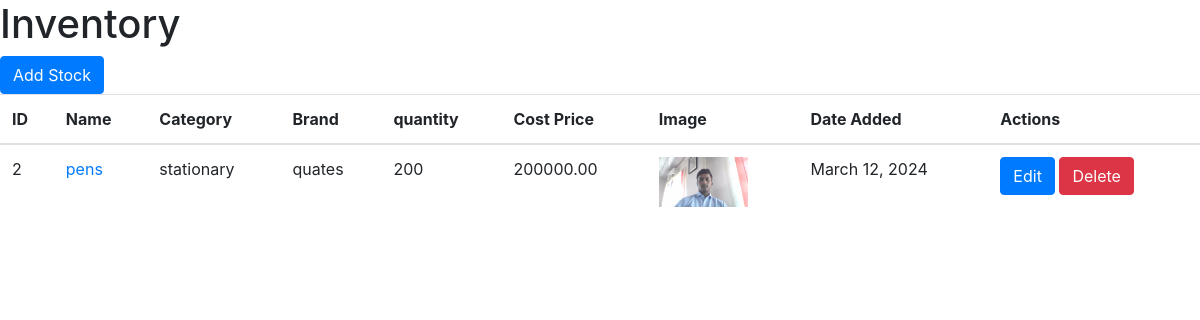
/inventory_view/, run on an earlier commit of the app's database.
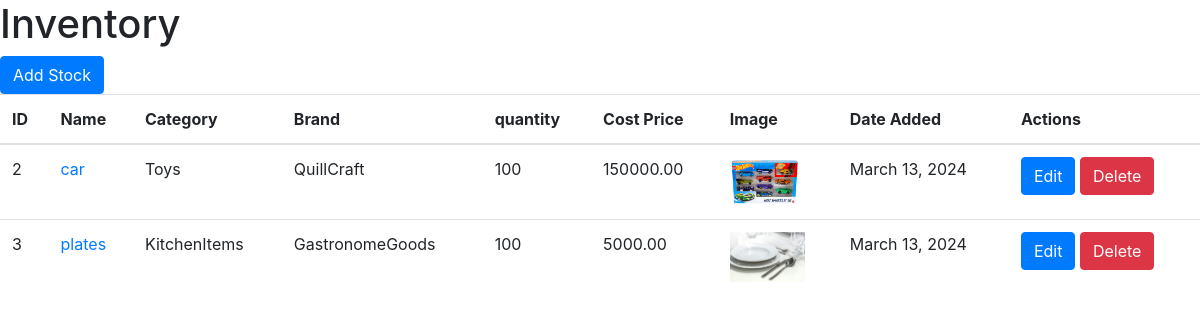
And on a later commit of the database.
### MainApp/models.py (models this page shows, shortened)
class Stock(models.Model):
    supplier = models.ForeignKey(Supplier, on_delete=models.CASCADE, null=True)
    id = models.AutoField(primary_key=True)
    name = models.CharField(max_length=100, null=True)
    sku = models.CharField(max_length=50, unique=True)
    category = models.CharField(max_length=200, choices=CATEGORY, null=True)
    brand = models.CharField(max_length=50, choices=BRAND_CHOICES, null=True)
    costPrice = models.DecimalField(max_digits=10, decimal_places=2, null=True)
    sellingPrice = models.DecimalField(max_digits=10, decimal_places=2, null=True)
    quantity = models.PositiveBigIntegerField(null=True)
    minStockLevel = models.PositiveIntegerField(null=True)
    maxStockLevel = models.PositiveIntegerField(null=True)
    reorderPoint = models.PositiveIntegerField(null=True)
    unitOfMeasurement = models.CharField(max_length=50, null=True)
    image = models.ImageField(upload_to='stock_images/', null=True)  # Changed field to ImageField
    description = models.TextField(null=True, blank=True)
    dateAdded = models.DateField(auto_now_add=True)
    is_deleted = models.BooleanField(default=False)

### MainApp/views.py (the view)
# urls.py: path('inventory_view/', views.inventory_view, name='inventory_view'),
def inventory_view(request):
    stocks = Stock.objects.filter(is_deleted=False)
    context = {'stocks': stocks,
               'CATEGORY': CATEGORY,
               'BRAND_CHOICES': BRAND_CHOICES,
               }
    return render(request, 'inventory_view.html', context)

### MainApp/templates/inventory_view.html (shortened to what this page needs)
{% load static %}
<!DOCTYPE html>
<html lang="en">
<head>
    <link rel="stylesheet" href="https://stackpath.bootstrapcdn.com/bootstrap/4.5.2/css/bootstrap.min.css">
</head>
<body>
    <h1>Inventory</h1>
    <button type="button" class="btn btn-primary" data-toggle="modal" data-target="#addStockModal">
        Add Stock
    </button>
    <table class="table">
        <thead>
            <tr>
                <th>ID</th>
                <th>Name</th>
                <th>Category</th>
                <th>Brand</th>
                <th>quantity</th>
                <th>Cost Price</th>
                <th>Image</th>
                <th>Date Added</th>
                <th>Actions</th>
            </tr>
        </thead>
        <tbody>
            {% for stock in stocks %}
            <tr>
                <td>{{ stock.id }}</td>
                <td><a href="#" class="stock-link" data-stock-id="{{ stock.id }}" data-toggle="modal" data-target="#stockDetailsModal">{{ stock.name }}</a></td>
                <td>{{ stock.category }}</td>
                <td>{{ stock.brand }}</td>
                <td>{{ stock.quantity }}</td>
                <td>{{ stock.costPrice }}</td>
                <td><img src="{{ stock.image.url }}" alt="{{ stock.name }}" style="max-height: 50px;"></td>
                <td>{{ stock.dateAdded }}</td>
                <td>
                    <button type="button" class="btn btn-primary edit-stock-btn" data-toggle="modal" data-target="#editStockModal{{ stock.id }}" data-stock-id="{{ stock.id }}">
                        Edit
                    </button>
                    <a href="{% url 'delete_stock' stock.id %}" class="btn btn-danger">Delete</a>
                </td>
            </tr>
            {% endfor %}
        </tbody>
    </table>
</body>
</html>

What changed in the data, as far as the page shows it:
changed Stock id 2: name "pens" → "car"; category "stationary" → "Toys"; brand "quates" → "QuillCraft"; quantity "200" → "100"; costPrice "200000.00" → "150000.00"; image: a different picture; dateAdded "March 12, 2024" → "March 13, 2024"
added Stock: id "3", name "plates", category "KitchenItems", brand "GastronomeGoods", quantity "100", costPrice "5000.00", image (picture), dateAdded "March 13, 2024"
